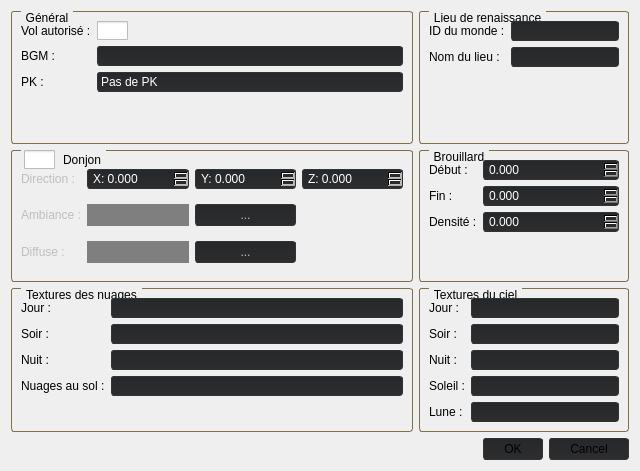
<?xml version="1.0" encoding="UTF-8"?>
<ui version="4.0">
 <class>WorldPropertiesDialog</class>
 <widget class="QDialog" name="WorldPropertiesDialog">
  <property name="geometry">
   <rect>
    <x>0</x>
    <y>0</y>
    <width>640</width>
    <height>471</height>
   </rect>
  </property>
  <property name="windowTitle">
   <string>Propriétés du monde</string>
  </property>
  <property name="windowIcon">
   <iconset resource="MainFrame.qrc">
    <normaloff>:/MainFrame/Resources/settings.png</normaloff>:/MainFrame/Resources/settings.png</iconset>
  </property>
  <property name="styleSheet">
   <string notr="true">background-color: rgb(29, 29, 30);
selection-color: rgb(167, 51, 82);
color: rgb(197, 197, 197);
menuBar{background-color: rgb(142, 120, 77);}

</string>
  </property>
  <layout class="QVBoxLayout" name="verticalLayout">
   <item>
    <layout class="QGridLayout" name="gridLayout_2">
     <property name="topMargin">
      <number>0</number>
     </property>
     <item row="0" column="1">
      <widget class="QGroupBox" name="groupBox">
       <property name="styleSheet">
        <string notr="true">QGroupBox {
    border: 1px solid gray;
    border-radius: 3px;
    margin-top: 0.5em;
	border-color: rgb(131, 111, 71);
}

QGroupBox::title {
    subcontrol-origin: margin;
    left: 10px;
    padding: 0 3px 0 3px;
}

QPushButton::checked {
	background-color: rgb(168, 0, 0);
}


QComboBox {
	border: 1px solid #333333;
	border-radius: 3px;
	background: qlineargradient(spread:pad, x1:0, y1:1, x2:0, y2:0, stop:0 rgba(45, 45, 46, 255), stop:1 rgba(37, 40, 43, 255));
	padding: 1px 23px 1px 3px;
	min-width: 6em;
	color: #ffffff;
	selection-background-color: rgb(41, 41, 42, 30);
}
QComboBox::drop-down {
	subcontrol-origin: padding;
	subcontrol-position: top right;
	width: 20px;
 
	border-top-right-radius: 3px;
	border-bottom-right-radius: 3px;
}

QComboBox::down-arrow {
image: url(:/MainFrame/Resources/Icons_New/external-down-arrow-arrow-flatart-icons-lineal-color-flatarticons-10.png);
height: 14px;

}
 
QComboBox::QAbstractItemView{
	background-color: #4f4f4f;
	color: #999999;
}

QComboBox::item:pressed { 
background: rgb(61, 61, 61);
}
QComboBox::item:selected { 
background: rgb(61, 61, 61);
}


 QScrollBar:vertical {
     background: #1d1d1e;
     width: 15px;
     margin: 22px 0 22px 0;
 }
 QScrollBar::handle:vertical {
     background: #202325;
     min-height: 20px;
 }
 QScrollBar::add-line:vertical {
     background: #202325;
     height: 20px;
     subcontrol-position: bottom;
     subcontrol-origin: margin;
 }

 QScrollBar::sub-line:vertical {
     background: #202325;
     height: 20px;
     subcontrol-position: top;
     subcontrol-origin: margin;
 }
 QScrollBar::up-arrow:vertical, QScrollBar::down-arrow:vertical {
     width: 3px;
     height: 3px;
     background: #907a4e;
 }

 QScrollBar::add-page:vertical, QScrollBar::sub-page:vertical {
     background: none;
 }
</string>
       </property>
       <property name="title">
        <string>Lieu de renaissance</string>
       </property>
       <layout class="QFormLayout" name="formLayout">
        <item row="0" column="0">
         <widget class="QLabel" name="label">
          <property name="text">
           <string>ID du monde :</string>
          </property>
         </widget>
        </item>
        <item row="0" column="1">
         <widget class="QComboBox" name="comboWorldRevivalID">
          <property name="styleSheet">
           <string notr="true"/>
          </property>
          <property name="maxVisibleItems">
           <number>20</number>
          </property>
         </widget>
        </item>
        <item row="1" column="0">
         <widget class="QLabel" name="label_2">
          <property name="text">
           <string>Nom du lieu :</string>
          </property>
         </widget>
        </item>
        <item row="1" column="1">
         <widget class="QLineEdit" name="editRevivalPlace">
          <property name="styleSheet">
           <string notr="true">QLineEdit { 
	border: 1px solid #333333;
	border-radius: 3px;
	background: qlineargradient(spread:pad, x1:0, y1:1, x2:0, y2:0, stop:0 rgba(45, 45, 46, 255), stop:1 rgba(37, 40, 43, 255));
	padding: 1px 23px 1px 3px;
	min-width: 6em;
	color: #ffffff;
	selection-background-color: rgb(41, 41, 42, 30);
}
</string>
          </property>
         </widget>
        </item>
       </layout>
      </widget>
     </item>
     <item row="0" column="0">
      <widget class="QGroupBox" name="groupBox_2">
       <property name="styleSheet">
        <string notr="true">QGroupBox {
    border: 1px solid gray;
    border-radius: 3px;
    margin-top: 0.5em;
	border-color: rgb(131, 111, 71);
}

QGroupBox::title {
    subcontrol-origin: margin;
    left: 10px;
    padding: 0 3px 0 3px;
}

QPushButton::checked {
	background-color: rgb(168, 0, 0);
}

QComboBox {
	border: 1px solid #333333;
	border-radius: 3px;
	background: qlineargradient(spread:pad, x1:0, y1:1, x2:0, y2:0, stop:0 rgba(45, 45, 46, 255), stop:1 rgba(37, 40, 43, 255));
	padding: 1px 23px 1px 3px;
	min-width: 6em;
	color: #ffffff;
	selection-background-color: rgb(41, 41, 42, 30);
}
QComboBox::drop-down {
	subcontrol-origin: padding;
	subcontrol-position: top right;
	width: 20px;
 
	border-top-right-radius: 3px;
	border-bottom-right-radius: 3px;
}

QComboBox::down-arrow {
image: url(:/MainFrame/Resources/Icons_New/external-down-arrow-arrow-flatart-icons-lineal-color-flatarticons-10.png);
height: 14px;

}

QComboBox QAbstractItemView {
	
	selection-background-color: rgb(45, 45, 46);
}

 
QComboBox::QAbstractItemView{
	background-color: #4f4f4f;
	color: #999999;
}

QComboBox::item:pressed { 
background: rgb(61, 61, 61);
}
QComboBox::item:selected { 
background: rgb(61, 61, 61);
}


 QScrollBar:vertical {
     background: #1d1d1e;
     width: 15px;
     margin: 22px 0 22px 0;
 }
 QScrollBar::handle:vertical {
     background: #202325;
     min-height: 20px;
 }
 QScrollBar::add-line:vertical {
     background: #202325;
     height: 20px;
     subcontrol-position: bottom;
     subcontrol-origin: margin;
 }

 QScrollBar::sub-line:vertical {
     background: #202325;
     height: 20px;
     subcontrol-position: top;
     subcontrol-origin: margin;
 }
 QScrollBar::up-arrow:vertical, QScrollBar::down-arrow:vertical {
     width: 3px;
     height: 3px;
     background: #907a4e;
 }

 QScrollBar::add-page:vertical, QScrollBar::sub-page:vertical {
     background: none;
 }
</string>
       </property>
       <property name="title">
        <string>Général</string>
       </property>
       <layout class="QFormLayout" name="formLayout_2">
        <item row="0" column="0">
         <widget class="QLabel" name="label_3">
          <property name="text">
           <string>Vol autorisé :</string>
          </property>
         </widget>
        </item>
        <item row="0" column="1">
         <widget class="QCheckBox" name="checkCanFly">
          <property name="styleSheet">
           <string notr="true">QCheckBox {
    spacing: 5px;
}

QCheckBox::indicator {
    width: 31px;
    height: 19px;
}

QCheckBox::indicator:unchecked {
	image: url(:/MainFrame/Resources/Icons_New/Checkbutton_no.png);
}

QCheckBox::indicator:checked {
	image: url(:/MainFrame/Resources/Icons_New/Checkbutton_yes.png);
}</string>
          </property>
          <property name="text">
           <string/>
          </property>
         </widget>
        </item>
        <item row="1" column="0">
         <widget class="QLabel" name="label_4">
          <property name="text">
           <string>BGM :</string>
          </property>
         </widget>
        </item>
        <item row="1" column="1">
         <widget class="QComboBox" name="comboBGM">
          <property name="styleSheet">
           <string notr="true"/>
          </property>
          <property name="maxVisibleItems">
           <number>20</number>
          </property>
         </widget>
        </item>
        <item row="2" column="0">
         <widget class="QLabel" name="label_5">
          <property name="text">
           <string>PK :</string>
          </property>
         </widget>
        </item>
        <item row="2" column="1">
         <widget class="QComboBox" name="comboModePK">
          <property name="styleSheet">
           <string notr="true"/>
          </property>
          <item>
           <property name="text">
            <string>Pas de PK</string>
           </property>
          </item>
          <item>
           <property name="text">
            <string>PK avec pénalité</string>
           </property>
          </item>
          <item>
           <property name="text">
            <string>PK sans pénalité</string>
           </property>
          </item>
         </widget>
        </item>
       </layout>
      </widget>
     </item>
     <item row="2" column="1">
      <widget class="QGroupBox" name="groupBox_5">
       <property name="styleSheet">
        <string notr="true">QGroupBox {
    border: 1px solid gray;
    border-radius: 3px;
    margin-top: 0.5em;
	border-color: rgb(131, 111, 71);
}

QGroupBox::title {
    subcontrol-origin: margin;
    left: 10px;
    padding: 0 3px 0 3px;
}

QPushButton::checked {
	background-color: rgb(168, 0, 0);
}
</string>
       </property>
       <property name="title">
        <string>Textures du ciel</string>
       </property>
       <layout class="QFormLayout" name="formLayout_3">
        <item row="0" column="0">
         <widget class="QLabel" name="label_9">
          <property name="text">
           <string>Jour :</string>
          </property>
         </widget>
        </item>
        <item row="1" column="0">
         <widget class="QLabel" name="label_10">
          <property name="text">
           <string>Soir :</string>
          </property>
         </widget>
        </item>
        <item row="2" column="0">
         <widget class="QLabel" name="label_11">
          <property name="text">
           <string>Nuit :</string>
          </property>
         </widget>
        </item>
        <item row="0" column="1">
         <widget class="QLineEdit" name="skyTexture1">
          <property name="styleSheet">
           <string notr="true">QLineEdit { 
	border: 1px solid #333333;
	border-radius: 3px;
	background: qlineargradient(spread:pad, x1:0, y1:1, x2:0, y2:0, stop:0 rgba(45, 45, 46, 255), stop:1 rgba(37, 40, 43, 255));
	padding: 1px 23px 1px 3px;
	min-width: 6em;
	color: #ffffff;
	selection-background-color: rgb(41, 41, 42, 30);
}
</string>
          </property>
         </widget>
        </item>
        <item row="1" column="1">
         <widget class="QLineEdit" name="skyTexture2">
          <property name="styleSheet">
           <string notr="true">QLineEdit { 
	border: 1px solid #333333;
	border-radius: 3px;
	background: qlineargradient(spread:pad, x1:0, y1:1, x2:0, y2:0, stop:0 rgba(45, 45, 46, 255), stop:1 rgba(37, 40, 43, 255));
	padding: 1px 23px 1px 3px;
	min-width: 6em;
	color: #ffffff;
	selection-background-color: rgb(41, 41, 42, 30);
}
</string>
          </property>
         </widget>
        </item>
        <item row="2" column="1">
         <widget class="QLineEdit" name="skyTexture3">
          <property name="styleSheet">
           <string notr="true">QLineEdit { 
	border: 1px solid #333333;
	border-radius: 3px;
	background: qlineargradient(spread:pad, x1:0, y1:1, x2:0, y2:0, stop:0 rgba(45, 45, 46, 255), stop:1 rgba(37, 40, 43, 255));
	padding: 1px 23px 1px 3px;
	min-width: 6em;
	color: #ffffff;
	selection-background-color: rgb(41, 41, 42, 30);
}
</string>
          </property>
         </widget>
        </item>
        <item row="3" column="0">
         <widget class="QLabel" name="label_15">
          <property name="text">
           <string>Soleil :</string>
          </property>
         </widget>
        </item>
        <item row="3" column="1">
         <widget class="QLineEdit" name="sunTexture">
          <property name="styleSheet">
           <string notr="true">QLineEdit { 
	border: 1px solid #333333;
	border-radius: 3px;
	background: qlineargradient(spread:pad, x1:0, y1:1, x2:0, y2:0, stop:0 rgba(45, 45, 46, 255), stop:1 rgba(37, 40, 43, 255));
	padding: 1px 23px 1px 3px;
	min-width: 6em;
	color: #ffffff;
	selection-background-color: rgb(41, 41, 42, 30);
}
</string>
          </property>
         </widget>
        </item>
        <item row="4" column="0">
         <widget class="QLabel" name="label_16">
          <property name="text">
           <string>Lune :</string>
          </property>
         </widget>
        </item>
        <item row="4" column="1">
         <widget class="QLineEdit" name="moonTexture">
          <property name="styleSheet">
           <string notr="true">QLineEdit { 
	border: 1px solid #333333;
	border-radius: 3px;
	background: qlineargradient(spread:pad, x1:0, y1:1, x2:0, y2:0, stop:0 rgba(45, 45, 46, 255), stop:1 rgba(37, 40, 43, 255));
	padding: 1px 23px 1px 3px;
	min-width: 6em;
	color: #ffffff;
	selection-background-color: rgb(41, 41, 42, 30);
}
</string>
          </property>
         </widget>
        </item>
       </layout>
      </widget>
     </item>
     <item row="2" column="0">
      <widget class="QGroupBox" name="groupBox_6">
       <property name="styleSheet">
        <string notr="true">QGroupBox {
    border: 1px solid gray;
    border-radius: 3px;
    margin-top: 0.5em;
	border-color: rgb(131, 111, 71);
}

QGroupBox::title {
    subcontrol-origin: margin;
    left: 10px;
    padding: 0 3px 0 3px;
}

QPushButton::checked {
	background-color: rgb(168, 0, 0);
}</string>
       </property>
       <property name="title">
        <string>Textures des nuages</string>
       </property>
       <layout class="QFormLayout" name="formLayout_4">
        <item row="0" column="0">
         <widget class="QLabel" name="label_12">
          <property name="text">
           <string>Jour :</string>
          </property>
         </widget>
        </item>
        <item row="0" column="1">
         <widget class="QLineEdit" name="cloudTexture1">
          <property name="styleSheet">
           <string notr="true">QLineEdit { 
	border: 1px solid #333333;
	border-radius: 3px;
	background: qlineargradient(spread:pad, x1:0, y1:1, x2:0, y2:0, stop:0 rgba(45, 45, 46, 255), stop:1 rgba(37, 40, 43, 255));
	padding: 1px 23px 1px 3px;
	min-width: 6em;
	color: #ffffff;
	selection-background-color: rgb(41, 41, 42, 30);
}
</string>
          </property>
         </widget>
        </item>
        <item row="1" column="0">
         <widget class="QLabel" name="label_13">
          <property name="text">
           <string>Soir :</string>
          </property>
         </widget>
        </item>
        <item row="1" column="1">
         <widget class="QLineEdit" name="cloudTexture2">
          <property name="styleSheet">
           <string notr="true">QLineEdit { 
	border: 1px solid #333333;
	border-radius: 3px;
	background: qlineargradient(spread:pad, x1:0, y1:1, x2:0, y2:0, stop:0 rgba(45, 45, 46, 255), stop:1 rgba(37, 40, 43, 255));
	padding: 1px 23px 1px 3px;
	min-width: 6em;
	color: #ffffff;
	selection-background-color: rgb(41, 41, 42, 30);
}
</string>
          </property>
         </widget>
        </item>
        <item row="2" column="0">
         <widget class="QLabel" name="label_14">
          <property name="text">
           <string>Nuit :</string>
          </property>
         </widget>
        </item>
        <item row="2" column="1">
         <widget class="QLineEdit" name="cloudTexture3">
          <property name="styleSheet">
           <string notr="true">QLineEdit { 
	border: 1px solid #333333;
	border-radius: 3px;
	background: qlineargradient(spread:pad, x1:0, y1:1, x2:0, y2:0, stop:0 rgba(45, 45, 46, 255), stop:1 rgba(37, 40, 43, 255));
	padding: 1px 23px 1px 3px;
	min-width: 6em;
	color: #ffffff;
	selection-background-color: rgb(41, 41, 42, 30);
}
</string>
          </property>
         </widget>
        </item>
        <item row="3" column="0">
         <widget class="QLabel" name="label_17">
          <property name="text">
           <string>Nuages au sol :</string>
          </property>
         </widget>
        </item>
        <item row="3" column="1">
         <widget class="QLineEdit" name="seacloudTexture">
          <property name="styleSheet">
           <string notr="true">QLineEdit { 
	border: 1px solid #333333;
	border-radius: 3px;
	background: qlineargradient(spread:pad, x1:0, y1:1, x2:0, y2:0, stop:0 rgba(45, 45, 46, 255), stop:1 rgba(37, 40, 43, 255));
	padding: 1px 23px 1px 3px;
	min-width: 6em;
	color: #ffffff;
	selection-background-color: rgb(41, 41, 42, 30);
}
</string>
          </property>
         </widget>
        </item>
       </layout>
      </widget>
     </item>
     <item row="1" column="0">
      <widget class="QGroupBox" name="isInDoor">
       <property name="styleSheet">
        <string notr="true">QGroupBox::indicator:unchecked {
	image: url(:/MainFrame/Resources/Icons_New/Checkbutton_no.png);
}

QGroupBox::indicator:checked {
	image: url(:/MainFrame/Resources/Icons_New/Checkbutton_yes.png);
}

QGroupBox {
    border: 1px solid gray;
    border-radius: 3px;
    margin-top: 0.7em;
	border-color: rgb(131, 111, 71);
}

QGroupBox::title {
    subcontrol-origin: margin;
    left: 10px;
    padding: 0 3px 0 3px;
}


QGroupBox {
    spacing: 5px;
}

QGroupBox::indicator {
    width: 31px;
    height: 19px;
}

QPushButton::checked {
	background-color: rgb(168, 0, 0);
}</string>
       </property>
       <property name="title">
        <string>Donjon</string>
       </property>
       <property name="checkable">
        <bool>true</bool>
       </property>
       <property name="checked">
        <bool>false</bool>
       </property>
       <layout class="QGridLayout" name="gridLayout">
        <item row="0" column="0">
         <widget class="QLabel" name="label_6">
          <property name="text">
           <string>Direction :</string>
          </property>
         </widget>
        </item>
        <item row="0" column="2">
         <widget class="QDoubleSpinBox" name="lightDirY">
          <property name="styleSheet">
           <string notr="true">QDoubleSpinBox::down-button {
	image: url(:/MainFrame/Resources/Icons_New/external-down-arrow-arrow-flatart-icons-lineal-color-flatarticons-10.png);
right: 1.5px;
height: 9px;
}

QDoubleSpinBox::up-button {
    image: url(:/MainFrame/Resources//Icons_New/external-up-arrow-arrow-flatart-icons-lineal-color-flatarticons-10.png);
right: 1.5px;
bottom: 0px;
height: 9px;
}

QDoubleSpinBox { 
	border: 1px solid #333333;
	border-radius: 3px;
	background-color: qlineargradient(spread:pad, x1:0, y1:1, x2:0, y2:0, stop:0 rgba(37, 37, 38, 255), stop:1 rgba(27, 29, 31, 255));
	padding: 1px 20px 1px 3px;
	min-width: 6em;
	color: #ffffff;
    background-color: qlineargradient(spread:pad, x1:0, y1:1, x2:0, y2:0, stop:0 rgba(45, 45, 46, 255), stop:1 rgba(37, 40, 43, 255));
	selection-background-color: rgb(40, 42, 44);
}</string>
          </property>
          <property name="prefix">
           <string>Y: </string>
          </property>
          <property name="decimals">
           <number>3</number>
          </property>
          <property name="minimum">
           <double>-99.000000000000000</double>
          </property>
          <property name="maximum">
           <double>99.000000000000000</double>
          </property>
          <property name="singleStep">
           <double>0.100000000000000</double>
          </property>
         </widget>
        </item>
        <item row="0" column="3">
         <widget class="QDoubleSpinBox" name="lightDirZ">
          <property name="styleSheet">
           <string notr="true">QDoubleSpinBox::down-button {
	image: url(:/MainFrame/Resources/Icons_New/external-down-arrow-arrow-flatart-icons-lineal-color-flatarticons-10.png);
right: 1.5px;
height: 9px;
}

QDoubleSpinBox::up-button {
    image: url(:/MainFrame/Resources//Icons_New/external-up-arrow-arrow-flatart-icons-lineal-color-flatarticons-10.png);
right: 1.5px;
bottom: 0px;
height: 9px;
}

QDoubleSpinBox { 
	border: 1px solid #333333;
	border-radius: 3px;
	background-color: qlineargradient(spread:pad, x1:0, y1:1, x2:0, y2:0, stop:0 rgba(37, 37, 38, 255), stop:1 rgba(27, 29, 31, 255));
	padding: 1px 20px 1px 3px;
	min-width: 6em;
	color: #ffffff;
    background-color: qlineargradient(spread:pad, x1:0, y1:1, x2:0, y2:0, stop:0 rgba(45, 45, 46, 255), stop:1 rgba(37, 40, 43, 255));
	selection-background-color: rgb(40, 42, 44);
}</string>
          </property>
          <property name="prefix">
           <string>Z: </string>
          </property>
          <property name="decimals">
           <number>3</number>
          </property>
          <property name="minimum">
           <double>-99.000000000000000</double>
          </property>
          <property name="maximum">
           <double>99.000000000000000</double>
          </property>
          <property name="singleStep">
           <double>0.100000000000000</double>
          </property>
         </widget>
        </item>
        <item row="1" column="0">
         <widget class="QLabel" name="label_7">
          <property name="text">
           <string>Ambiance :</string>
          </property>
         </widget>
        </item>
        <item row="0" column="1">
         <widget class="QDoubleSpinBox" name="lightDirX">
          <property name="styleSheet">
           <string notr="true">QDoubleSpinBox::down-button {
	image: url(:/MainFrame/Resources/Icons_New/external-down-arrow-arrow-flatart-icons-lineal-color-flatarticons-10.png);
right: 1.5px;
height: 9px;
}

QDoubleSpinBox::up-button {
    image: url(:/MainFrame/Resources//Icons_New/external-up-arrow-arrow-flatart-icons-lineal-color-flatarticons-10.png);
right: 1.5px;
bottom: 0px;
height: 9px;
}

QDoubleSpinBox { 
	border: 1px solid #333333;
	border-radius: 3px;
	background-color: qlineargradient(spread:pad, x1:0, y1:1, x2:0, y2:0, stop:0 rgba(37, 37, 38, 255), stop:1 rgba(27, 29, 31, 255));
	padding: 1px 20px 1px 3px;
	min-width: 6em;
	color: #ffffff;
    background-color: qlineargradient(spread:pad, x1:0, y1:1, x2:0, y2:0, stop:0 rgba(45, 45, 46, 255), stop:1 rgba(37, 40, 43, 255));
	selection-background-color: rgb(40, 42, 44);
}</string>
          </property>
          <property name="prefix">
           <string>X: </string>
          </property>
          <property name="decimals">
           <number>3</number>
          </property>
          <property name="minimum">
           <double>-99.000000000000000</double>
          </property>
          <property name="maximum">
           <double>99.000000000000000</double>
          </property>
          <property name="singleStep">
           <double>0.100000000000000</double>
          </property>
          <property name="value">
           <double>0.000000000000000</double>
          </property>
         </widget>
        </item>
        <item row="2" column="0">
         <widget class="QLabel" name="label_8">
          <property name="text">
           <string>Diffuse :</string>
          </property>
         </widget>
        </item>
        <item row="1" column="1">
         <widget class="QWidget" name="colorAmbient" native="true">
          <property name="styleSheet">
           <string notr="true">background-color:#7f7f7f;</string>
          </property>
         </widget>
        </item>
        <item row="2" column="1">
         <widget class="QWidget" name="colorDiffuse" native="true">
          <property name="styleSheet">
           <string notr="true">background-color:#7f7f7f;</string>
          </property>
         </widget>
        </item>
        <item row="1" column="2">
         <widget class="QPushButton" name="editColorAmbient">
          <property name="styleSheet">
           <string notr="true">QPushButton {
border: 1px solid #333333;
border-radius: 3px;
	background-color: qlineargradient(spread:pad, x1:0, y1:1, x2:0, y2:0, stop:0 rgba(45, 45, 46, 255), stop:1 rgba(37, 40, 43, 255));
padding: 3px 20px;

}

QPushButton:hover {
	background-color: qlineargradient(spread:pad, x1:0, y1:1, x2:0, y2:0, stop:0 rgba(37, 37, 38, 255), stop:1 rgba(27, 29, 31, 255));
}
</string>
          </property>
          <property name="text">
           <string>...</string>
          </property>
         </widget>
        </item>
        <item row="2" column="2">
         <widget class="QPushButton" name="editColorDiffuse">
          <property name="styleSheet">
           <string notr="true">QPushButton {
border: 1px solid #333333;
border-radius: 3px;
	background-color: qlineargradient(spread:pad, x1:0, y1:1, x2:0, y2:0, stop:0 rgba(45, 45, 46, 255), stop:1 rgba(37, 40, 43, 255));
padding: 3px 20px;

}

QPushButton:hover {
	background-color: qlineargradient(spread:pad, x1:0, y1:1, x2:0, y2:0, stop:0 rgba(37, 37, 38, 255), stop:1 rgba(27, 29, 31, 255));
}
</string>
          </property>
          <property name="text">
           <string>...</string>
          </property>
         </widget>
        </item>
       </layout>
      </widget>
     </item>
     <item row="1" column="1">
      <widget class="QGroupBox" name="groupBox_4">
       <property name="styleSheet">
        <string notr="true">QGroupBox {
    border: 1px solid gray;
    border-radius: 3px;
    margin-top: 0.5em;
	border-color: rgb(131, 111, 71);
}

QGroupBox::title {
    subcontrol-origin: margin;
    left: 10px;
    padding: 0 3px 0 3px;
}

QPushButton::checked {
	background-color: rgb(168, 0, 0);
}

QDoubleSpinBox::down-button {
	image: url(:/MainFrame/Resources/Icons_New/external-down-arrow-arrow-flatart-icons-lineal-color-flatarticons-10.png);
right: 1.5px;
height: 9px;
}

QDoubleSpinBox::up-button {
    image: url(:/MainFrame/Resources//Icons_New/external-up-arrow-arrow-flatart-icons-lineal-color-flatarticons-10.png);
right: 1.5px;
bottom: 0px;
height: 9px;
}

QDoubleSpinBox { 
	border: 1px solid #333333;
	border-radius: 3px;
	background-color: qlineargradient(spread:pad, x1:0, y1:1, x2:0, y2:0, stop:0 rgba(37, 37, 38, 255), stop:1 rgba(27, 29, 31, 255));
	padding: 1px 20px 1px 3px;
	min-width: 6em;
	color: #ffffff;
    background-color: qlineargradient(spread:pad, x1:0, y1:1, x2:0, y2:0, stop:0 rgba(45, 45, 46, 255), stop:1 rgba(37, 40, 43, 255));
	selection-background-color: rgb(40, 42, 44);
}</string>
       </property>
       <property name="title">
        <string>Brouillard</string>
       </property>
       <layout class="QFormLayout" name="formLayout_5">
        <item row="1" column="1">
         <widget class="QDoubleSpinBox" name="fogStart">
          <property name="styleSheet">
           <string notr="true">
</string>
          </property>
          <property name="prefix">
           <string/>
          </property>
          <property name="decimals">
           <number>3</number>
          </property>
          <property name="maximum">
           <double>9999.000000000000000</double>
          </property>
         </widget>
        </item>
        <item row="2" column="1">
         <widget class="QDoubleSpinBox" name="fogEnd">
          <property name="styleSheet">
           <string notr="true"/>
          </property>
          <property name="prefix">
           <string/>
          </property>
          <property name="decimals">
           <number>3</number>
          </property>
          <property name="maximum">
           <double>9999.000000000000000</double>
          </property>
         </widget>
        </item>
        <item row="3" column="1">
         <widget class="QDoubleSpinBox" name="fogDensity">
          <property name="styleSheet">
           <string notr="true"/>
          </property>
          <property name="prefix">
           <string/>
          </property>
          <property name="decimals">
           <number>3</number>
          </property>
          <property name="minimum">
           <double>-9999.000000000000000</double>
          </property>
          <property name="maximum">
           <double>9999.000000000000000</double>
          </property>
         </widget>
        </item>
        <item row="1" column="0">
         <widget class="QLabel" name="label_18">
          <property name="text">
           <string>Début :</string>
          </property>
         </widget>
        </item>
        <item row="2" column="0">
         <widget class="QLabel" name="label_19">
          <property name="text">
           <string>Fin :</string>
          </property>
         </widget>
        </item>
        <item row="3" column="0">
         <widget class="QLabel" name="label_20">
          <property name="text">
           <string>Densité :</string>
          </property>
         </widget>
        </item>
       </layout>
      </widget>
     </item>
    </layout>
   </item>
   <item>
    <widget class="QDialogButtonBox" name="buttonBox">
     <property name="styleSheet">
      <string notr="true">QPushButton {
border: 1px solid #333333;
border-radius: 3px;
	background-color: qlineargradient(spread:pad, x1:0, y1:1, x2:0, y2:0, stop:0 rgba(45, 45, 46, 255), stop:1 rgba(37, 40, 43, 255));
padding: 3px 20px;

}

QPushButton:hover {
	background-color: qlineargradient(spread:pad, x1:0, y1:1, x2:0, y2:0, stop:0 rgba(37, 37, 38, 255), stop:1 rgba(27, 29, 31, 255));
}
</string>
     </property>
     <property name="orientation">
      <enum>Qt::Horizontal</enum>
     </property>
     <property name="standardButtons">
      <set>QDialogButtonBox::Cancel|QDialogButtonBox::Ok</set>
     </property>
    </widget>
   </item>
  </layout>
 </widget>
 <resources>
  <include location="MainFrame.qrc"/>
 </resources>
 <connections>
  <connection>
   <sender>buttonBox</sender>
   <signal>accepted()</signal>
   <receiver>WorldPropertiesDialog</receiver>
   <slot>accept()</slot>
   <hints>
    <hint type="sourcelabel">
     <x>227</x>
     <y>409</y>
    </hint>
    <hint type="destinationlabel">
     <x>157</x>
     <y>274</y>
    </hint>
   </hints>
  </connection>
  <connection>
   <sender>buttonBox</sender>
   <signal>rejected()</signal>
   <receiver>WorldPropertiesDialog</receiver>
   <slot>reject()</slot>
   <hints>
    <hint type="sourcelabel">
     <x>295</x>
     <y>415</y>
    </hint>
    <hint type="destinationlabel">
     <x>286</x>
     <y>274</y>
    </hint>
   </hints>
  </connection>
  <connection>
   <sender>isInDoor</sender>
   <signal>clicked(bool)</signal>
   <receiver>groupBox_5</receiver>
   <slot>setDisabled(bool)</slot>
   <hints>
    <hint type="sourcelabel">
     <x>123</x>
     <y>123</y>
    </hint>
    <hint type="destinationlabel">
     <x>395</x>
     <y>237</y>
    </hint>
   </hints>
  </connection>
  <connection>
   <sender>isInDoor</sender>
   <signal>clicked(bool)</signal>
   <receiver>cloudTexture1</receiver>
   <slot>setDisabled(bool)</slot>
   <hints>
    <hint type="sourcelabel">
     <x>133</x>
     <y>122</y>
    </hint>
    <hint type="destinationlabel">
     <x>170</x>
     <y>266</y>
    </hint>
   </hints>
  </connection>
  <connection>
   <sender>isInDoor</sender>
   <signal>clicked(bool)</signal>
   <receiver>cloudTexture2</receiver>
   <slot>setDisabled(bool)</slot>
   <hints>
    <hint type="sourcelabel">
     <x>169</x>
     <y>120</y>
    </hint>
    <hint type="destinationlabel">
     <x>239</x>
     <y>289</y>
    </hint>
   </hints>
  </connection>
  <connection>
   <sender>isInDoor</sender>
   <signal>clicked(bool)</signal>
   <receiver>cloudTexture3</receiver>
   <slot>setDisabled(bool)</slot>
   <hints>
    <hint type="sourcelabel">
     <x>193</x>
     <y>128</y>
    </hint>
    <hint type="destinationlabel">
     <x>215</x>
     <y>311</y>
    </hint>
   </hints>
  </connection>
 </connections>
</ui>
